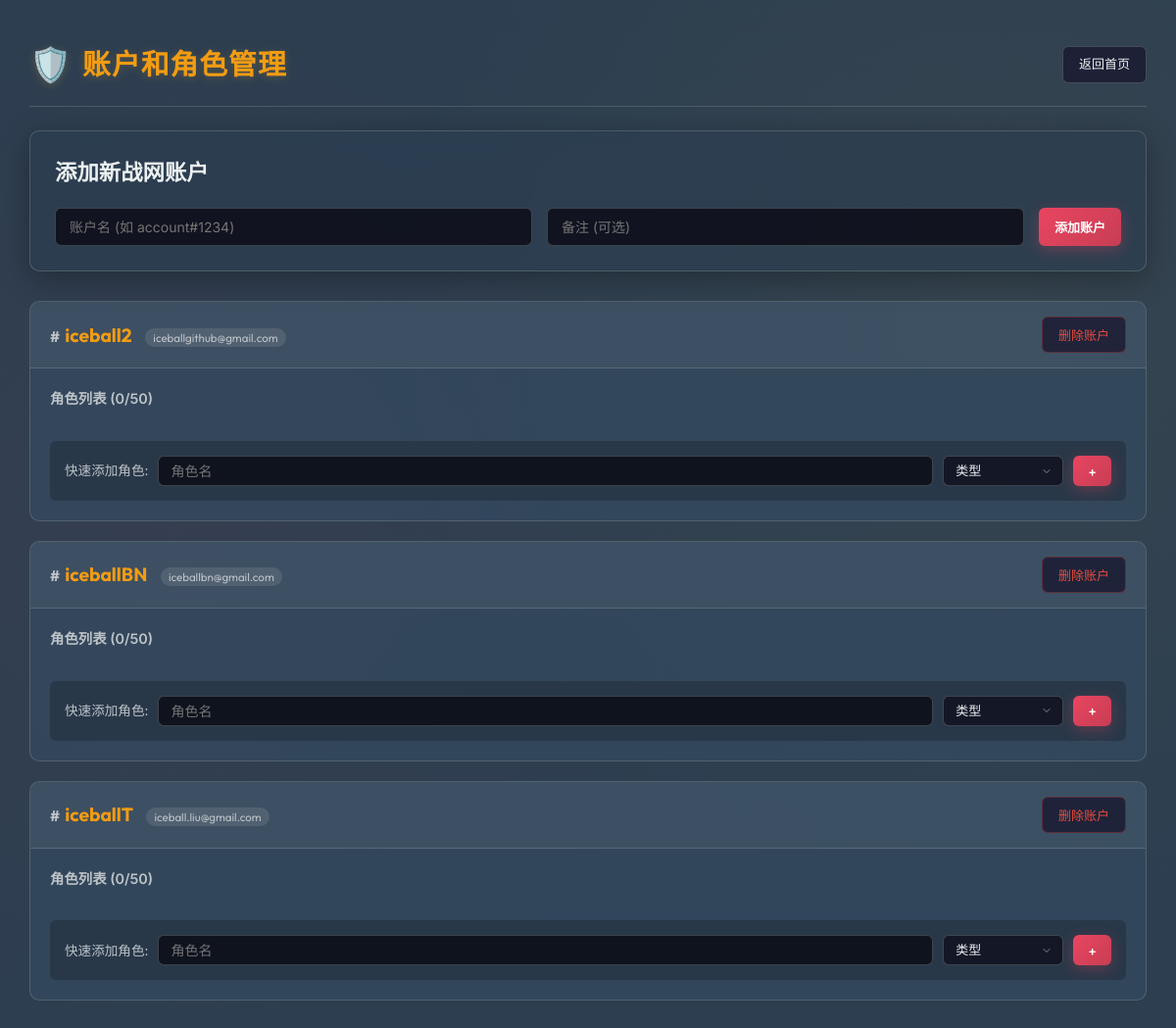
Before: /accounts (signed in) with the older database file.
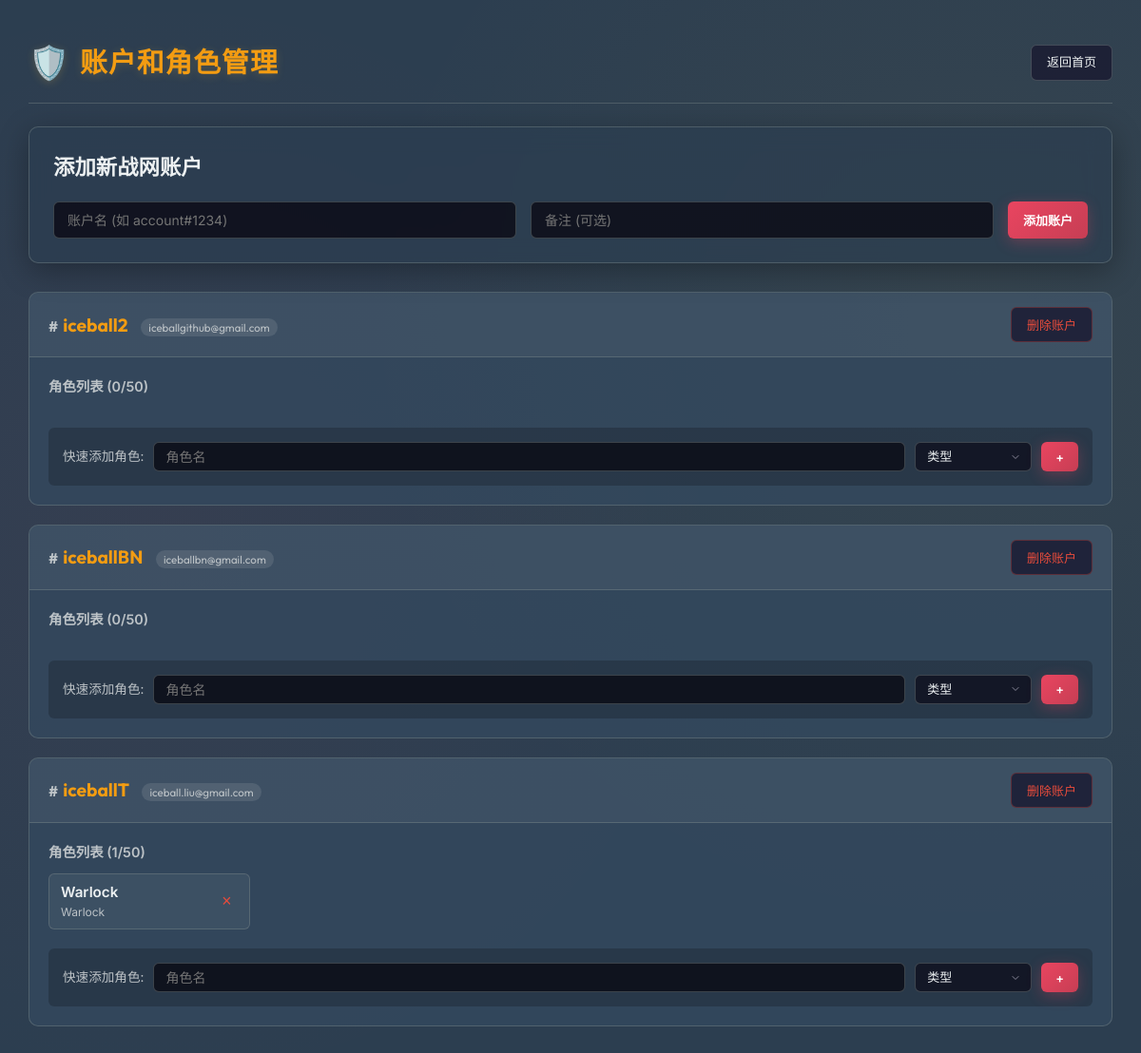
After: the same page with the newer database file.
### tables this page shows
CREATE TABLE accounts (
            id INTEGER PRIMARY KEY,
            name TEXT UNIQUE NOT NULL,
            notes TEXT,
            user_id INTEGER,
            created_at TIMESTAMP DEFAULT CURRENT_TIMESTAMP,
            FOREIGN KEY (user_id) REFERENCES users (id)
        );

CREATE TABLE characters (
            id INTEGER PRIMARY KEY,
            account_id INTEGER,
            name TEXT NOT NULL,
            class TEXT,
            user_id INTEGER,
            created_at TIMESTAMP DEFAULT CURRENT_TIMESTAMP,
            FOREIGN KEY (account_id) REFERENCES accounts (id),
            FOREIGN KEY (user_id) REFERENCES users (id)
        );

### app.py (the view, shortened to what this page needs)
@app.route('/accounts', methods=['GET', 'POST'])
@login_required
def manage_accounts():
    lang = request.args.get('lang', 'zh')
    db = get_db()
    user_id = session['user_id']
    accounts = query_db('SELECT * FROM accounts WHERE user_id = ? ORDER BY name', (user_id,))
    characters = query_db('SELECT c.*, a.name as account_name FROM characters c JOIN accounts a ON c.account_id = a.id WHERE c.user_id = ? ORDER BY a.name, c.name', (user_id,))
    return render_template('accounts.html', accounts=accounts, characters=characters, lang=lang)

### app.py (called while the page is built)
@app.before_request
def setup():
    if not hasattr(g, '_db_initialized'):
        init_db()
        g._db_initialized = True

def login_required(f):
    @wraps(f)
    def decorated_function(*args, **kwargs):
        if 'user_id' not in session:
            return redirect(url_for('login', next=request.url))
        return f(*args, **kwargs)
    return decorated_function

def get_db():
    db = getattr(g, '_database', None)
    if db is None:
        db = g._database = sqlite3.connect(DB_PATH)
        db.row_factory = sqlite3.Row
    return db

@app.teardown_appcontext
def close_connection(exception):
    db = getattr(g, '_database', None)
    if db is not None:
        db.close()

def query_db(query, args=(), one=False):
    cur = get_db().execute(query, args)
    rv = cur.fetchall()
    cur.close()
    return (rv[0] if rv else None) if one else rv

@app.context_processor
def inject_helpers():
    return dict(build_query=build_query, translate_type=translate_item_type, translate_prop=translate_prop,
                min=min, max=max, range=range)

### templates/accounts.html (shortened to what the changed rows need)
{% extends 'base.html' %}
{% block content %}
<div class="container">
    <div class="header">
        <h1>
            <span style="font-size: 1.2em;">🛡️</span>
            {% if lang == 'zh' %}账户和角色管理{% else %}Account & Character Management{% endif %}
        </h1>
    </div>
    <div class="glass-panel" style="padding: 25px; margin-bottom: 30px;">
        <h2 style="margin-bottom: 20px; font-size: 1.4em;">{% if lang == 'zh' %}添加新战网账户{% else %}Add New Battle.net
            Account{% endif %}</h2>
    </div>
    <div class="account-list">
        {% for acc in accounts %}
        <div class="account-card">
            <div class="account-header">
                <div class="account-name">
                    <span style="color: var(--text-muted); font-size: 0.8em; margin-right: 5px;">#</span>{{ acc.name }}
                    {% if acc.notes %}
                    <span
                        style="font-size: 0.6em; background: rgba(255,255,255,0.1); padding: 2px 8px; border-radius: 10px; margin-left: 10px; font-weight: 400; color: var(--text-muted);">{{
                        acc.notes }}</span>
                    {% endif %}
                </div>
                <div class="account-actions">
                    <form method="post" style="display: inline;"
                        onsubmit="return confirm('{% if lang == 'zh' %}确认删除此账户及其所有角色吗？相关物品将变为无归属状态。{% else %}Delete this account and all its characters? Items will become unassigned.{% endif %}')">
                        <button type="submit" class="btn"
                            style="color: var(--text-accent); border-color: rgba(231, 76, 60, 0.3);">
                            {% if lang == 'zh' %}删除账户{% else %}Delete Account{% endif %}
                        </button>
                    </form>
                </div>
            </div>
            <div class="account-body">
                <div style="margin-bottom: 12px; font-size: 0.9em; color: var(--text-muted); font-weight: 600;">
                    {% if lang == 'zh' %}角色列表{% else %}Characters{% endif %} ({% set count =
                    characters|selectattr('account_id', 'equalto', acc.id)|list|length %}{{ count }}/50)
                </div>
                <div class="character-grid">
                    {% for char in characters %}
                    {% if char.account_id == acc.id %}
                    <div class="character-tag">
                        <div class="char-info">
                            <span class="char-name">{{ char.name }}</span>
                            <span class="char-class">{{ char.class or '-' }}</span>
                        </div>
                        <form method="post" style="display: inline;"
                            onsubmit="return confirm('{% if lang == 'zh' %}删除角色与其关联信息？{% else %}Delete this character?{% endif %}')">
                            <button type="submit" class="delete-btn" title="Delete">×</button>
                        </form>
                    </div>
                    {% endif %}
                    {% endfor %}
                </div>
                <div class="add-char-form">
                    <span style="font-size: 0.85em; color: var(--text-muted);">{% if lang == 'zh' %}快速添加角色:{% else
                        %}Quick Add:{% endif %}</span>
                    <form method="post" style="display: flex; gap: 10px; flex: 1;">
                        <input type="text" class="input-field" name="char_name"
                            placeholder="{% if lang == 'zh' %}角色名{% else %}Name{% endif %}" required
                            style="flex: 1; padding: 6px 12px;">
                        <select name="char_class" class="filter-select" style="padding: 6px 30px 6px 12px;">
                            <option value="">{% if lang == 'zh' %}类型{% else %}Class{% endif %}</option>
                        </select>
                        <button type="submit" class="btn primary" style="padding: 6px 15px;">+</button>
                    </form>
                </div>
            </div>
        </div>
        {% endfor %}
    </div>
</div>
</div>
{% endblock %}

Changed rows visible on the page:
computed for accounts "iceballT": id "0" → "1"
added characters: name "Warlock", class "Warlock", shown under accounts "iceballT"
